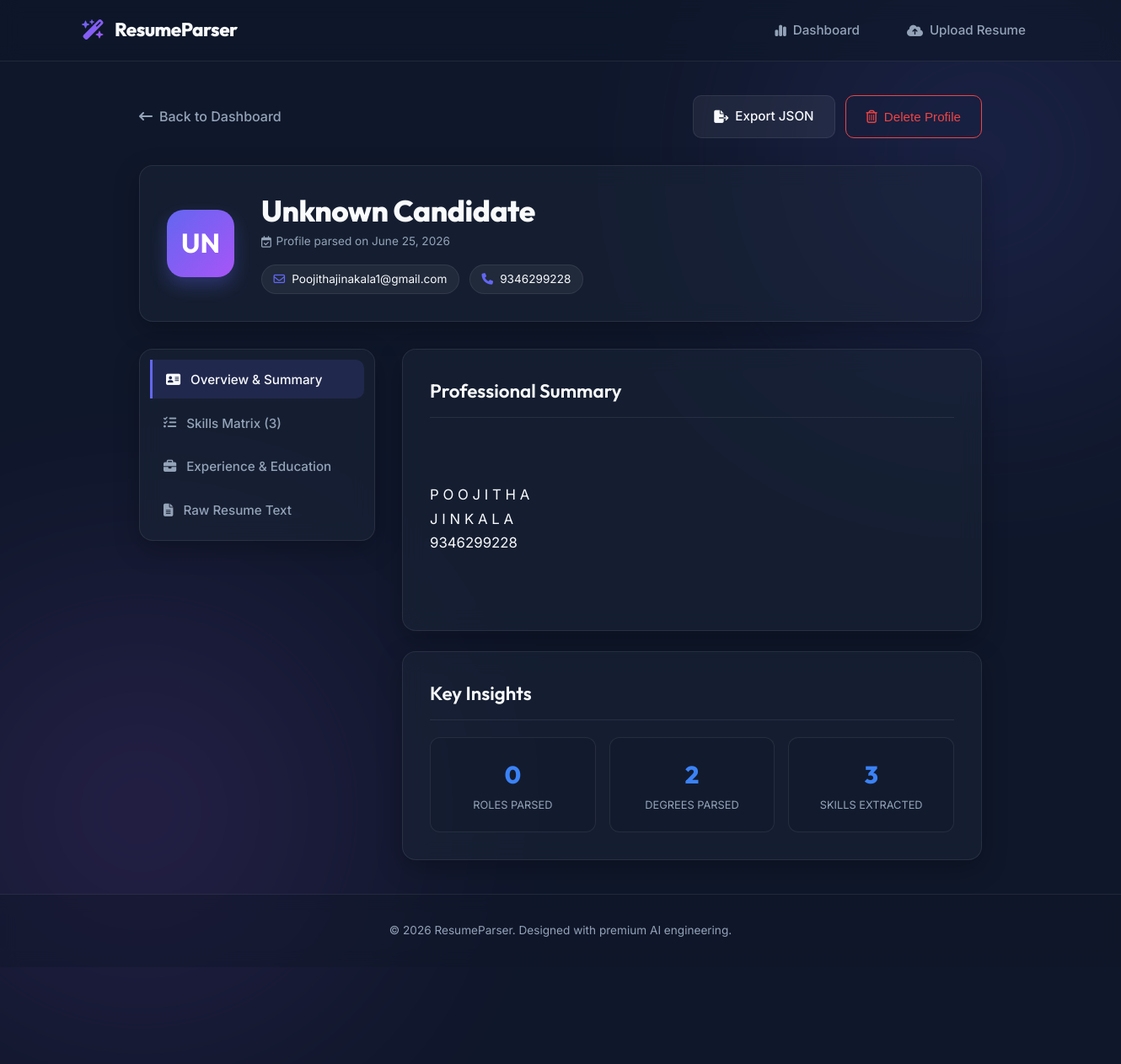
Page /resume/2 on the committed database.
### models.py (models this page shows, shortened)
class Candidate(Base):
    __tablename__ = 'candidates'
    id = Column(Integer, primary_key=True)
    name = Column(String(150), nullable=True)
    email = Column(String(150), nullable=True)
    phone = Column(String(50), nullable=True)
    summary = Column(Text, nullable=True)
    raw_text = Column(Text, nullable=True)
    created_at = Column(DateTime, default=datetime.datetime.utcnow)
    skills = relationship("Skill", back_populates="candidate", cascade="all, delete-orphan")
    education = relationship("Education", back_populates="candidate", cascade="all, delete-orphan")
    experience = relationship("WorkExperience", back_populates="candidate", cascade="all, delete-orphan")

### app.py (the view)
@app.route('/resume/<int:candidate_id>')
def view_resume(candidate_id):
    candidate = db_session.query(Candidate).filter(Candidate.id == candidate_id).first()
    if not candidate:
        flash('Candidate not found.')
        return redirect(url_for('index'))
    return render_template('detail.html', candidate=candidate)

### templates/detail.html (shortened to what this page needs)
{% extends 'base.html' %}
{% block content %}
<div class="detail-container">
    <div class="detail-navigation">
        <a href="{{ url_for('index') }}" class="back-link">
            <i class="fa-solid fa-arrow-left-long"></i> Back to Dashboard
        </a>
        <div class="detail-actions">
            <a href="{{ url_for('export_candidate', candidate_id=candidate.id) }}" target="_blank" class="btn-secondary">
                <i class="fa-solid fa-file-export"></i> Export JSON
            </a>
            <button class="btn-danger-outline" onclick="triggerDeleteProfile({{ candidate.id }})">
                <i class="fa-regular fa-trash-can"></i> Delete Profile
            </button>
        </div>
    </div>
    <div class="candidate-header-card glass-card">
        <div class="header-profile-section">
            <div class="avatar-large">
                {{ candidate.name[:2]|upper if candidate.name else 'UN' }}
            </div>
            <div class="profile-meta">
                <h1>{{ candidate.name or 'Unknown Candidate' }}</h1>
                <p class="parsed-date"><i class="fa-regular fa-calendar-check"></i> Profile parsed on {{ candidate.created_at.strftime('%B %d, %Y') }}</p>
                <div class="quick-contact-row">
                    <div class="contact-pill">
                        <i class="fa-regular fa-envelope"></i>
                        <span>{{ candidate.email or 'N/A' }}</span>
                    </div>
                    <div class="contact-pill">
                        <i class="fa-solid fa-phone"></i>
                        <span>{{ candidate.phone or 'N/A' }}</span>
                    </div>
                </div>
            </div>
        </div>
    </div>
    <div class="detail-main-layout">
        <div class="tabs-control-wrapper glass-card">
            <button class="tab-btn active" data-tab="tab-overview">
                <i class="fa-solid fa-address-card"></i> Overview & Summary
            </button>
            <button class="tab-btn" data-tab="tab-skills">
                <i class="fa-solid fa-list-check"></i> Skills Matrix ({{ candidate.skills|length }})
            </button>
            <button class="tab-btn" data-tab="tab-history">
                <i class="fa-solid fa-briefcase"></i> Experience & Education
            </button>
            <button class="tab-btn" data-tab="tab-raw">
                <i class="fa-solid fa-file-lines"></i> Raw Resume Text
            </button>
        </div>
        <div class="tabs-content-wrapper">
            <div class="tab-pane active" id="tab-overview">
                <div class="glass-card panel-card">
                    <h3>Professional Summary</h3>
                    <div class="summary-text-block">
                        {% if candidate.summary %}
                            <p>{{ candidate.summary }}</p>
                        {% else %}
                            <p class="text-muted">No explicit professional summary was detected in the resume.</p>
                        {% endif %}
                    </div>
                </div>
                <div class="glass-card panel-card mt-2">
                    <h3>Key Insights</h3>
                    <div class="insights-grid">
                        <div class="insight-box">
                            <span class="insight-num">{{ candidate.experience|length }}</span>
                            <span class="insight-label">Roles Parsed</span>
                        </div>
                        <div class="insight-box">
                            <span class="insight-num">{{ candidate.education|length }}</span>
                            <span class="insight-label">Degrees Parsed</span>
                        </div>
                        <div class="insight-box">
                            <span class="insight-num">{{ candidate.skills|length }}</span>
                            <span class="insight-label">Skills Extracted</span>
                        </div>
                    </div>
                </div>
            </div>
        </div>
    </div>
</div>
{% endblock %}

### rows in the picture
Candidate: name "UN", name "Unknown Candidate", created_at "June 25, 2026", email "Poojithajinakala1@gmail.com", phone "9346299228", summary "P O O J I T H A J I N K A L A 9346299228"

### other values in the picture
{{ candidate.skills|length }} "3"
{{ candidate.experience|length }} "0"
{{ candidate.education|length }} "2"
